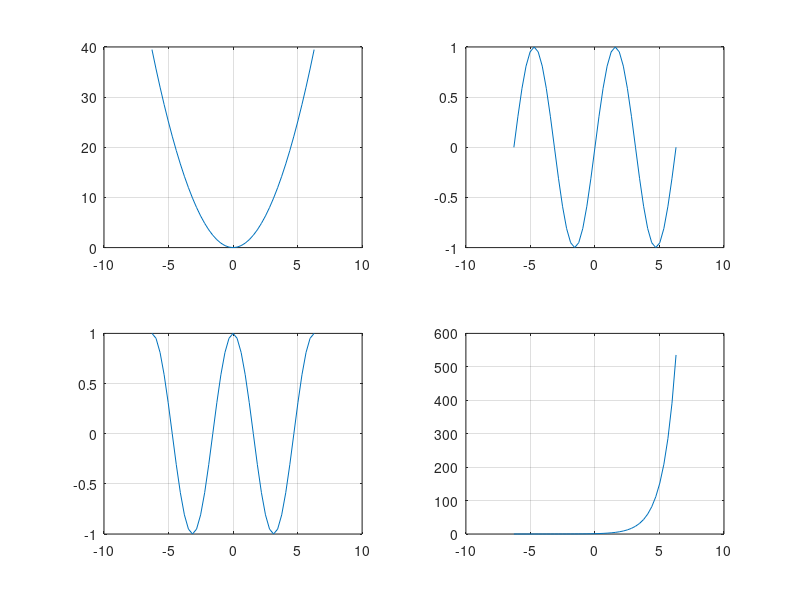

MATLAB code to generate this figure:
x=-2*pi:pi/10:2*pi;
y=x.^2;
z=sin(x);
y1=cos(x);
z1=exp(x);
subplot(2,2,1),plot(x,y)
grid
subplot(2,2,2),plot(x,z)
grid
subplot(2,2,3),plot(x,y1)
grid
subplot(2,2,4),plot(x,z1)
grid